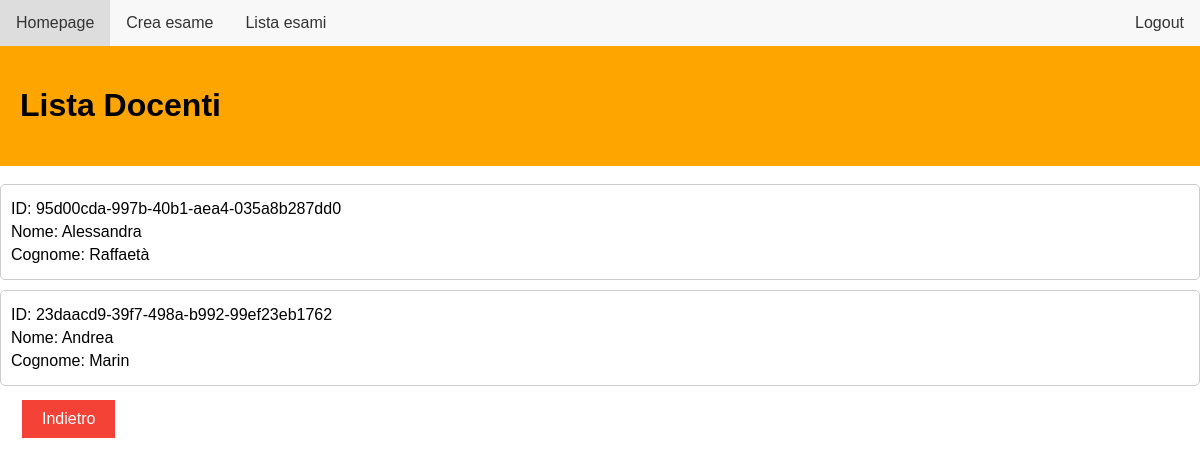
Page /docenti_list (signed in) on the committed database.
### db_setup.py (models this page shows, shortened)
class Docente(UserMixin, db.Model):
    idD = db.Column(db.String(100), primary_key=True, unique = True)
    nome = db.Column(db.String(100))
    cognome = db.Column(db.String(100))
    email = db.Column(db.String(100), unique = True)
    password = db.Column(db.String(100))

### routes.py (the view)
@bp.route('/docenti_list', methods=['GET', 'POST'])
@login_required
def docenti_list():
    from db_setup import Docente, Esame, db, Creazione_esame
    idE = request.args.get('idE')
    esame = db.session.query(Esame).filter(Esame.idE == idE).first()
    lista_docenti = db.session.query(Docente).all()
    lista_ruoli = (
        db.session.query(Creazione_esame.idD, Creazione_esame.ruolo_docente)
        .filter(Creazione_esame.idE == idE)
        .all()
    )
    current_user_id = current_user.idD
    docenti_senza_ruolo = []
    for docente in lista_docenti:
        has_role = False
        for ruolo in lista_ruoli:
            if docente.idD == ruolo.idD:
                has_role = True
                break
        if not has_role:
            docenti_senza_ruolo.append(docente)
    return flask.render_template('docenti_list.html', esame=esame, lista_docenti=docenti_senza_ruolo, lista_ruoli=lista_ruoli, current_user_id=current_user_id)

### routes.py (called while the page is built)
@login_manager.user_loader
def load_user(user_id):
    from db_setup import Docente
    return Docente.query.get(user_id)

### app/templates/docenti_list.html (shortened to what this page needs)
<!DOCTYPE html>
<html lang="en">
<head>
    <link rel="stylesheet" href="../static/student.css">
    <link rel="stylesheet" href="../static/goback.css">
</head>
<body>
    <ul>
        <li><a href="{{ url_for('routes.homepage') }}">Homepage</a></li>
        <li><a href="{{ url_for('routes.create_exam') }}">Crea esame</a></li>
        <li><a href="{{ url_for('routes.view_exams') }}">Lista esami</a></li>
        <li style="float:right"><a href="{{ url_for('routes.login') }}">Logout</a></li>
    </ul>
    <div id="Docente" class="w3-container">
        <h1>Lista Docenti</h1>
    </div>
    <br>
    <div id="Lista_docenti" style="position: relative;">
        {% for docente in lista_docenti %}
            {% if docente.idD != current_user_id %}
                <div class="student-info" onclick="addRow('{{ docente.idD }}', '{{ esame.idE }}'); window.location.href='{{ url_for('routes.exam_page', idE=esame.idE) }}'" style="cursor: pointer;">
                    <p>ID: {{ docente.idD }}</p>
                    <p>Nome: {{ docente.nome }}</p>
                    <p>Cognome: {{ docente.cognome }}</p>
                </div>
            {% endif %}
        {% endfor %}
    </div>
    <button id="goback" onclick="goBack()" class="button-goback">Indietro</button>
</body>
</html>

### app/static/student.css (style rules this page uses)
#Matricola, #Docente { background-color: orange; color: black; padding: 20px; }
body { font-family: Arial, sans-serif; margin: 0; padding: 0; }
ul { list-style-type: none; margin: 0; padding: 0; overflow: hidden; background-color: #f8f8f8; }
li { float: left; }
li a { display: block; color: #333; text-align: center; padding: 14px 16px; text-decoration: none; }
.student-info, .docente-info { border: 1px solid #ccc; padding: 10px; margin-bottom: 10px; }
.student-info p { margin: 5px 0; }
.student-info { cursor: pointer; padding: 10px; border: 1px solid #ccc; border-radius: 5px; margin-bottom: 10px; transition: background-color 0.3s; }

### app/static/goback.css (style rules this page uses)
.button-goback { background-color: #f44336; color: white; border: none; padding: 10px 20px; text-align: center; text-decoration: none; display: inline-block; font-size: 16px; margin: 4px 2px; cursor: pointer; position: relative; left: 20px; }

### rows in the picture
Docente: idD "95d00cda-997b-40b1-aea4-035a8b287dd0", nome "Alessandra", cognome "Raffaetà"
Docente: idD "23daacd9-39f7-498a-b992-99ef23eb1762", nome "Andrea", cognome "Marin"
